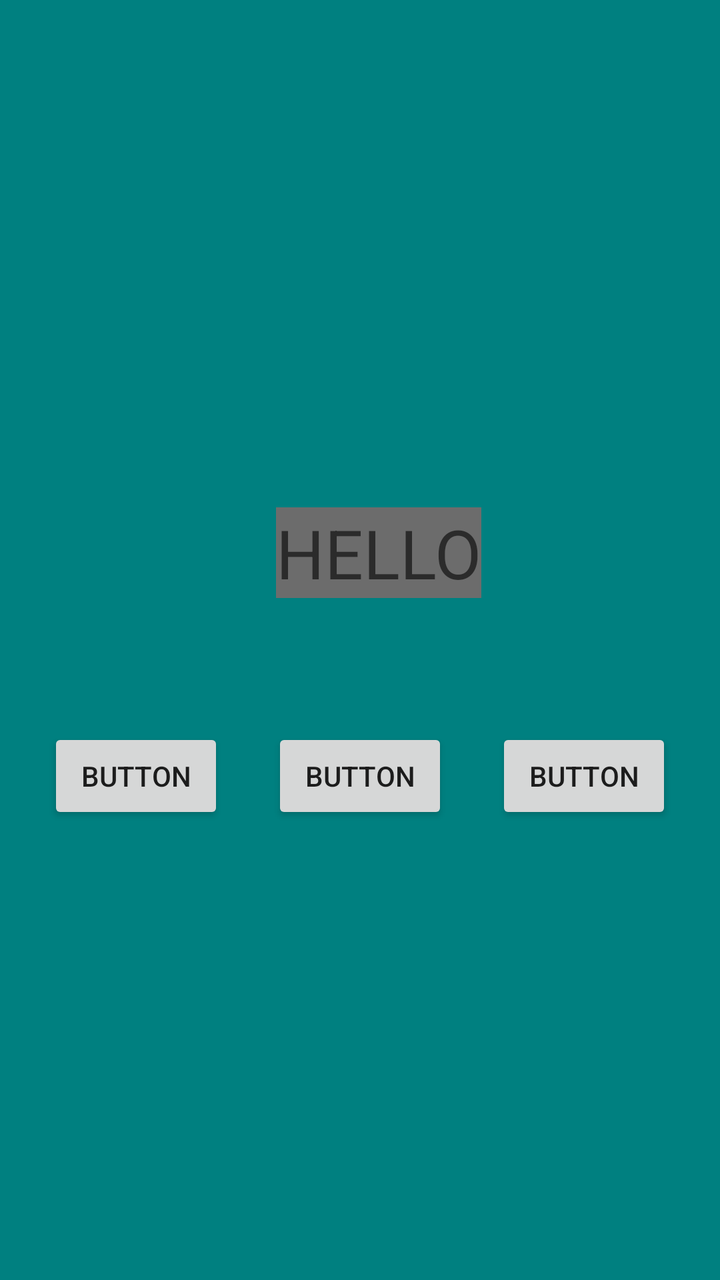
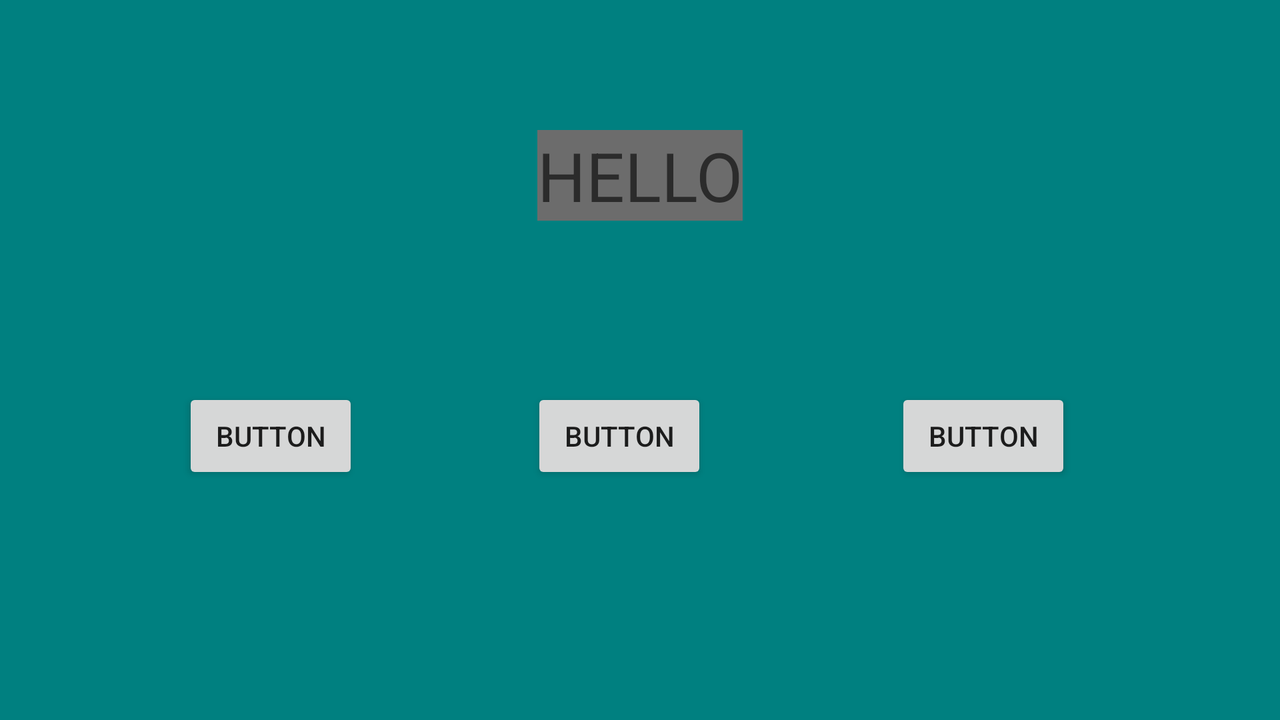

Two renders of one Android screen. The first uses the default layout on a phone; the second uses the alternative layout the repository ships for a different screen configuration, on a matching device. The two XML files are below.
<!-- AndroidManifest.xml: application theme AppTheme.NoActionBar -->
<!-- res/layout/testing.xml -->
<?xml version="1.0" encoding="utf-8"?>
<android.support.constraint.ConstraintLayout xmlns:android="http://schemas.android.com/apk/res/android"
    xmlns:app="http://schemas.android.com/apk/res-auto"
    xmlns:tools="http://schemas.android.com/tools"
    android:layout_width="match_parent"
    android:layout_height="match_parent"
    android:background="@color/teal"
    tools:layout_editor_absoluteY="25dp">

    <Button
        android:id="@+id/button"
        android:layout_width="wrap_content"
        android:layout_height="wrap_content"
        android:text="Button"
        app:layout_constraintBaseline_toBaselineOf="@+id/button2"
        app:layout_constraintEnd_toStartOf="@+id/button2"
        app:layout_constraintHorizontal_bias="0.5"
        app:layout_constraintStart_toStartOf="parent" />

    <Button
        android:id="@+id/button2"
        android:layout_width="wrap_content"
        android:layout_height="wrap_content"
        android:layout_marginBottom="228dp"
        android:text="Button"
        app:layout_constraintBottom_toBottomOf="parent"
        app:layout_constraintEnd_toStartOf="@+id/button3"
        app:layout_constraintHorizontal_bias="0.5"
        app:layout_constraintStart_toEndOf="@+id/button" />

    <Button
        android:id="@+id/button3"
        android:layout_width="wrap_content"
        android:layout_height="wrap_content"
        android:text="Button"
        app:layout_constraintBaseline_toBaselineOf="@+id/button2"
        app:layout_constraintEnd_toEndOf="parent"
        app:layout_constraintHorizontal_bias="0.5"
        app:layout_constraintStart_toEndOf="@+id/button2" />

    <TextView
        android:id="@+id/textView12"
        android:layout_width="wrap_content"
        android:layout_height="wrap_content"
        android:layout_marginBottom="65dp"
        android:layout_marginStart="26dp"
        android:background="@color/darkgrey"
        android:text="HELLO"
        android:textAppearance="@style/TextAppearance.AppCompat.Display1"
        app:layout_constraintBottom_toTopOf="@+id/button2"
        app:layout_constraintStart_toEndOf="@+id/button" />
</android.support.constraint.ConstraintLayout>
<!-- resources referenced by this layout -->
<resources>
  <color name="darkgrey">#6c6c6c</color>
  <color name="teal">#008080</color>
  <style name="AppTheme.NoActionBar">
          <item name="windowActionBar">false</item>
          <item name="windowNoTitle">true</item>
          <item name="android:statusBarColor">@android:color/transparent</item>
      </style>
</resources>
<!-- res/layout-land/testing.xml (the repository's variant of the layout above) -->
<!-- drawn on the phone turned sideways -->
<?xml version="1.0" encoding="utf-8"?>
<android.support.constraint.ConstraintLayout xmlns:android="http://schemas.android.com/apk/res/android"
    xmlns:app="http://schemas.android.com/apk/res-auto"
    xmlns:tools="http://schemas.android.com/tools"
    android:layout_width="match_parent"
    android:layout_height="match_parent"
    android:background="@color/teal"
    tools:layout_editor_absoluteY="25dp">

    <Button
        android:id="@+id/button"
        android:layout_width="wrap_content"
        android:layout_height="wrap_content"
        android:layout_marginStart="5dp"
        android:text="Button"
        app:layout_constraintBaseline_toBaselineOf="@+id/button2"
        app:layout_constraintEnd_toStartOf="@+id/button2"
        app:layout_constraintStart_toStartOf="parent" />

    <Button
        android:id="@+id/button2"
        android:layout_width="wrap_content"
        android:layout_height="wrap_content"
        android:layout_marginBottom="118dp"
        android:layout_marginEnd="8dp"
        android:text="Button"
        app:layout_constraintBottom_toBottomOf="parent"
        app:layout_constraintEnd_toStartOf="@+id/button3"
        app:layout_constraintStart_toEndOf="@+id/button" />

    <Button
        android:id="@+id/button3"
        android:layout_width="wrap_content"
        android:layout_height="wrap_content"
        android:layout_marginEnd="18dp"
        android:text="Button"
        app:layout_constraintBaseline_toBaselineOf="@+id/button2"
        app:layout_constraintEnd_toEndOf="parent"
        app:layout_constraintStart_toEndOf="@+id/button2" />

    <TextView
        android:id="@+id/textView12"
        android:layout_width="wrap_content"
        android:layout_height="wrap_content"
        android:layout_marginTop="65dp"
        android:background="@color/darkgrey"
        android:text="HELLO"
        android:textAppearance="@style/TextAppearance.AppCompat.Display1"
        app:layout_constraintEnd_toEndOf="parent"
        app:layout_constraintStart_toStartOf="parent"
        app:layout_constraintTop_toTopOf="parent" />
</android.support.constraint.ConstraintLayout>
